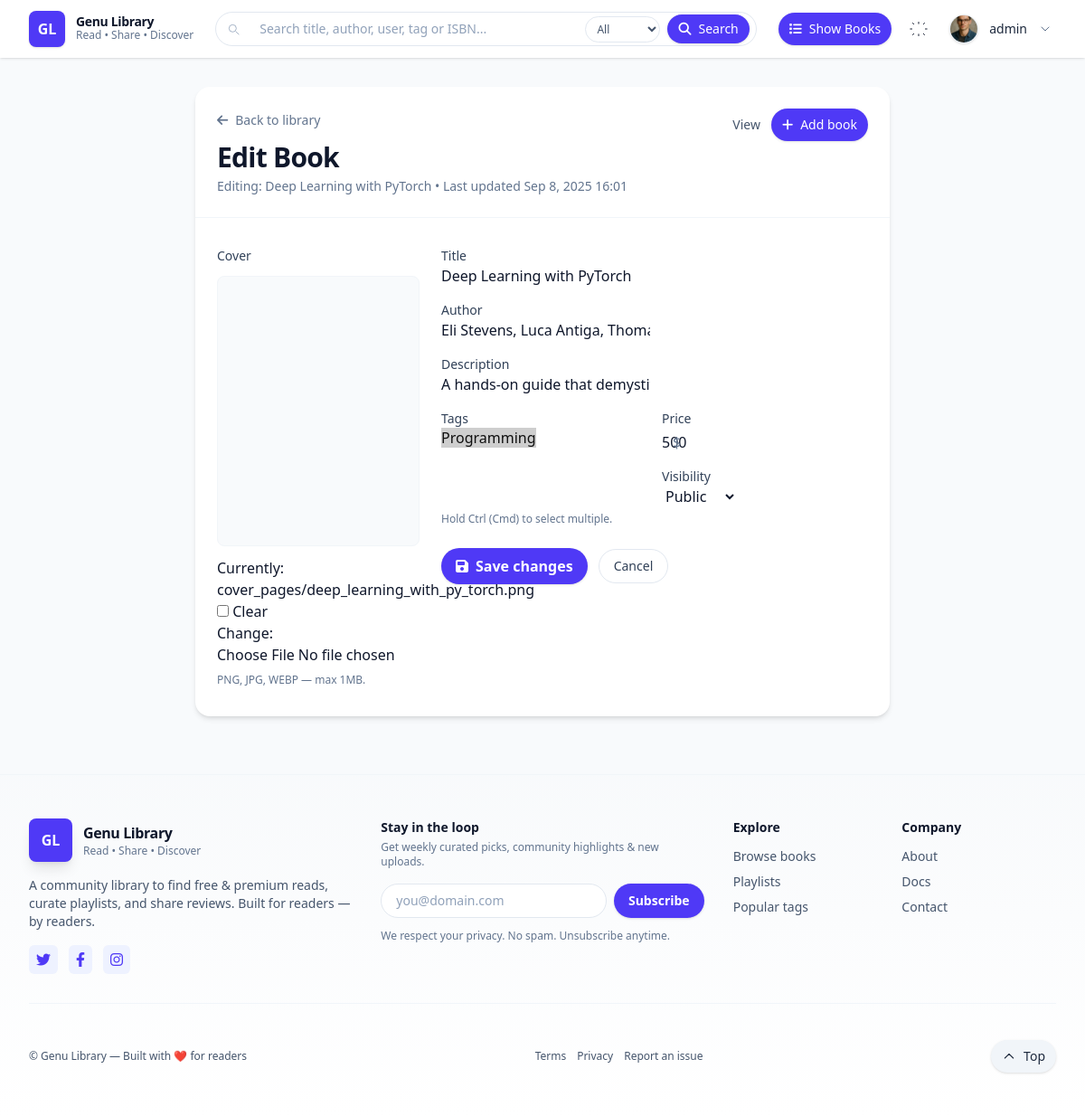
/books/books_details/fsfsf/edit/ (signed in), run on an earlier commit of the app's database.
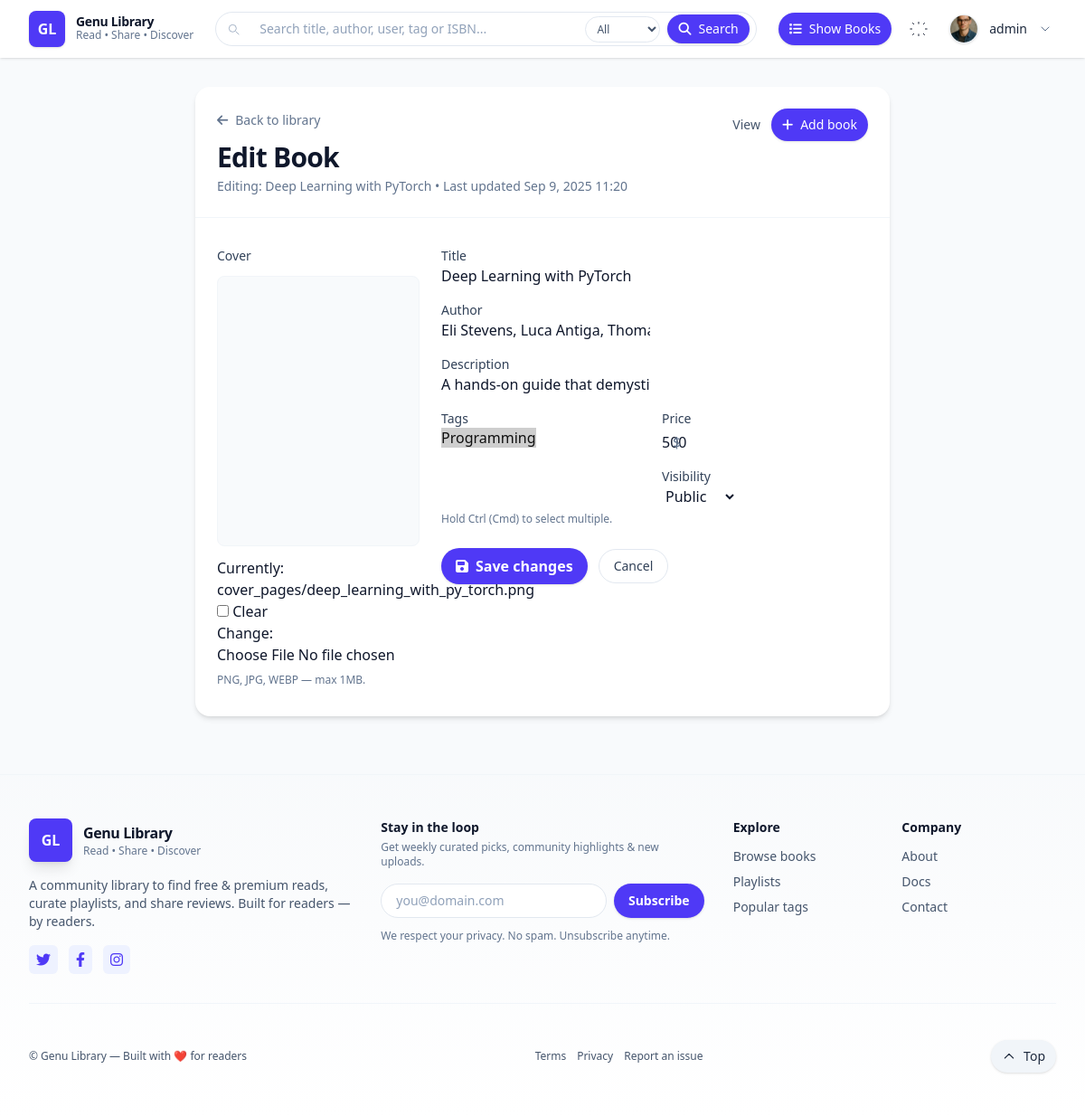
And on a later commit of the database.
### books/models.py (models this page shows, shortened)
class Books(models.Model):
    uploader = models.ForeignKey(User, on_delete=models.CASCADE)
    title = models.CharField(max_length=100)
    tag = models.ManyToManyField(Tag, blank=True)
    author = models.CharField(max_length=100)
    description = models.CharField(max_length=1000)
    upload_date = models.DateTimeField(auto_now_add=True)
    update_date = models.DateTimeField(auto_now=True)
    slug = models.SlugField(max_length=100, unique=True)
    cover_page = models.ImageField(upload_to="cover_pages/", blank=True, null=True)
    book_file = models.FileField(
        upload_to="books/",
        blank=True,
        null=True
    )
    visibility = models.CharField(max_length=10, choices=VISIBILITY_CHOICES, default="public")
    price = models.IntegerField()

### books/views.py (the view, shortened to what this page needs)
# urls.py: path('books_details/<str:slug>/edit/', BookUpdateView.as_view(), name='edit_book'),
class BookUpdateView(LoginRequiredMixin, UserPassesTestMixin, UpdateView):
    model = Books
    form_class = EditBooksForm
    template_name = 'books/book_form_edit.html'
    slug_field = 'slug'
    slug_url_kwarg = 'slug'
    def test_func(self):
        book = self.get_object()
        return book.uploader == self.request.user

### books/forms.py (shortened to what this page needs)
class EditBooksForm(forms.ModelForm):
    class Meta:
        model = Books
        fields = [
            'title',
            'author',
            'description',
            'tag',
            'cover_page',
            'visibility',
            'price'
        ]

### books/models.py (called while the page is built)
    def __str__(self):
        return self.name

### books/templates/books/book_form_edit.html (shortened to what the changed rows need)
{% extends "base.html" %}
{% load static %}
{% load widget_tweaks %}
{% block content %}
<main class="site-max mx-auto px-4 sm:px-6 lg:px-8 mt-8">
  <div class="max-w-3xl mx-auto">
    <div class="bg-white dark:bg-slate-800 rounded-2xl shadow-md overflow-hidden">
      <div class="px-6 py-6 border-b border-slate-100 dark:border-slate-700">
        <div class="flex items-start justify-between gap-4">
          <div>
            <a href="{% url 'books:book_list' %}" class="inline-flex items-center gap-2 text-sm text-slate-500 hover:underline">
              <i class="fa-solid fa-arrow-left"></i>
              <span>Back to library</span>
            </a>
            <h1 class="mt-3 text-2xl sm:text-3xl font-extrabold text-slate-900 dark:text-slate-100 tracking-tight">
              Edit Book
            </h1>
            <p class="mt-1 text-sm text-slate-500 dark:text-slate-300">
              Editing: <span class="font-medium">{{ form.instance.title }}</span>
              {% if form.instance.update_date %}
                • Last updated {{ form.instance.update_date|date:"M j, Y H:i" }}
              {% endif %}
            </p>
          </div>
        </div>
      </div>
      <div class="px-6 py-8">
        <form method="POST" enctype="multipart/form-data" x-data="{coverPreview: {{ form.instance.cover_page.url|default:'null'|escapejs }}}" class="space-y-6">
          <div class="grid grid-cols-1 sm:grid-cols-3 gap-6">
            <div class="sm:col-span-1">
              <div class="mt-3">
                <div class="mt-3">
                  {{ form.cover_page }}
                  {% if form.cover_page.errors %}
                    <p class="mt-2 text-rose-600 text-sm">{{ form.cover_page.errors|striptags }}</p>
                  {% else %}
                    <p class="mt-2 text-xs text-slate-500 dark:text-slate-400">PNG, JPG, WEBP — max 1MB.</p>
                  {% endif %}
                </div>
              </div>
            </div>
            <div class="sm:col-span-2">
              <div class="mb-4">
                <label for="{{ form.title.id_for_label }}" class="block text-sm font-medium text-slate-700 dark:text-slate-300">Title</label>
                {{ form.title }}
              </div>
              <div class="mb-4">
                <label for="{{ form.author.id_for_label }}" class="block text-sm font-medium text-slate-700 dark:text-slate-300">Author</label>
                {{ form.author }}
              </div>
              <div class="mb-4">
                <label for="{{ form.description.id_for_label }}" class="block text-sm font-medium text-slate-700 dark:text-slate-300">Description</label>
                {{ form.description }}
              </div>
              <div class="grid grid-cols-1 sm:grid-cols-2 gap-4">
                <div>
                  <div class="mt-1 relative">
                    <span class="absolute left-3 top-1/2 -translate-y-1/2 text-slate-500">$</span>
                    {{ form.price }}
                  </div>
                  <div class="mt-4">
                    <label for="{{ form.visibility.id_for_label }}" class="block text-sm font-medium text-slate-700 dark:text-slate-300">Visibility</label>
                    {{ form.visibility }}
                  </div>
                </div>
              </div>
            </div>
          </div>
        </form>
      </div>
    </div>
  </div>
</main>
{% endblock %}

What changed in the data, as far as the page shows it:
changed Books "Deep Learning with PyTorch": instance.update_date "Sep 8, 2025 16:01" → "Sep 9, 2025 11:20"
